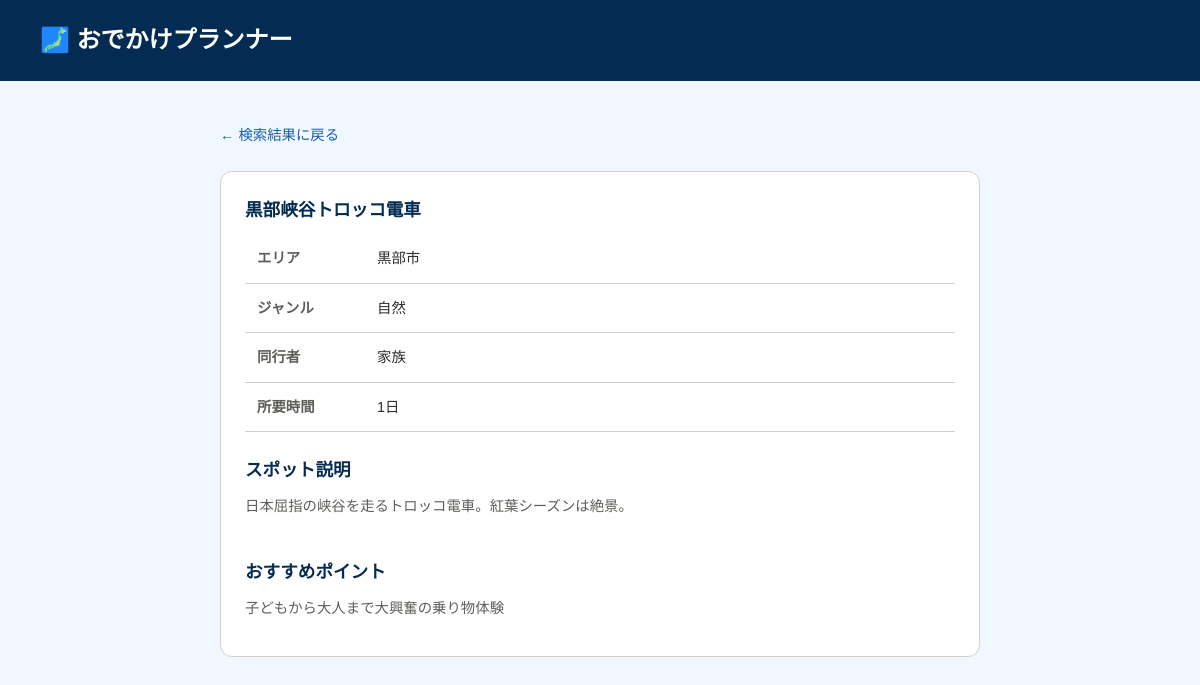
Screenshot of /spot/8 with the database file from the repository.
### tables this page shows
CREATE TABLE spots (
        id INTEGER PRIMARY KEY AUTOINCREMENT,
        name TEXT,
        city TEXT,
        genre TEXT,
        companion TEXT,
        duration TEXT,
        description TEXT,
        point TEXT
    );

### app.py (the view)
@app.route('/spot/<int:id>')
def detail(id):
    conn = get_db()
    spot = conn.execute('SELECT * FROM spots WHERE id = ?', (id,)).fetchone()
    conn.close()
    return render_template('detail.html', spot=spot)

### app.py (called while the page is built)
def get_db():
    db_path = os.path.join(os.path.dirname(__file__), 'spots.db')
    conn = sqlite3.connect(db_path)
    conn.row_factory = sqlite3.Row
    return conn

### templates/detail.html (shortened to what this page needs)
<!DOCTYPE html>
<html lang="ja">
<head>
  <link rel="stylesheet" href="{{ url_for('static', filename='style.css') }}">
</head>
<body>
  <header>
    <a href="/"><h1>🗾 おでかけプランナー</h1></a>
  </header>
  <div class="container">
    <a href="javascript:history.back()" class="back-link">← 検索結果に戻る</a>
    <div class="card">
      <h2>{{ spot.name }}</h2>
      <table>
        <tr>
          <th>エリア</th>
          <td>{{ spot.city }}</td>
        </tr>
        <tr>
          <th>ジャンル</th>
          <td>{{ spot.genre }}</td>
        </tr>
        <tr>
          <th>同行者</th>
          <td>{{ spot.companion }}</td>
        </tr>
        <tr>
          <th>所要時間</th>
          <td>{{ spot.duration }}</td>
        </tr>
      </table>
      <h2>スポット説明</h2>
      <p>{{ spot.description }}</p>
      <br>
      <h2>おすすめポイント</h2>
      <p>{{ spot.point }}</p>
    </div>
  </div>
</body>
</html>

### static/style.css (style rules this page uses)
* { margin: 0; padding: 0; box-sizing: border-box; }
body { font-family: 'Noto Sans JP', sans-serif; background: #F0F7FF; color: #2C2C2A; line-height: 1.7; }
header { background: #042C53; color: white; padding: 20px 40px; }
header h1 { font-size: 1.5rem; }
header a { color: white; text-decoration: none; }
.container { max-width: 800px; margin: 40px auto; padding: 0 20px; }
h2 { color: #042C53; margin-bottom: 16px; }
.card { background: white; border: 1px solid #D3D1C7; border-radius: 12px; padding: 24px; margin-bottom: 16px; }
.card h2 { font-size: 1.1rem; margin-bottom: 8px; }
.card p { font-size: 0.9rem; color: #5F5E5A; margin-bottom: 12px; }
.back-link { display: inline-block; margin-bottom: 24px; color: #185FA5; text-decoration: none; font-size: 0.9rem; }
table { width: 100%; border-collapse: collapse; margin-bottom: 24px; }
th, td { padding: 12px; border-bottom: 1px solid #D3D1C7; text-align: left; font-size: 0.9rem; }
th { color: #5F5E5A; width: 120px; }

### rows the page displays
spots: name "黒部峡谷トロッコ電車", city "黒部市", genre "自然", companion "家族", duration "1日", description "日本屈指の峡谷を走るトロッコ電車。紅葉シーズンは絶景。", point "子どもから大人まで大興奮の乗り物体験"
